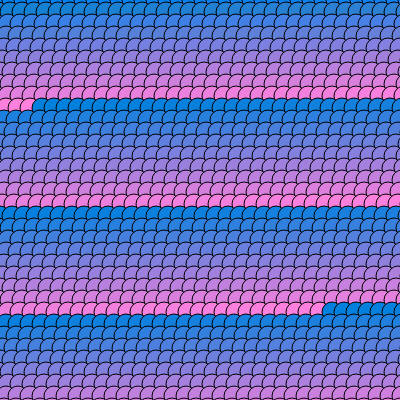
Frame 1 (no input)
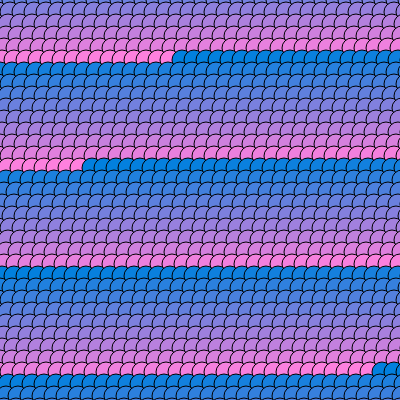
Frame 60 (no input)
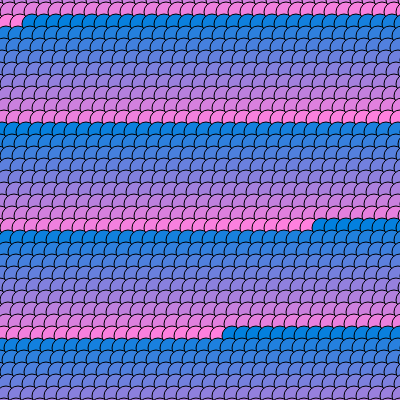
Frame 120 (the mouse pressed at the canvas centre since frame 60)

The p5.js sketch that drew these frames (run headless with seeded random() and noise() and a simulated clock; from frame 60 on, the mouse is pressed at the canvas centre):

// p5.js sketch
// ── sketch.js
// canvas width and height
let canWidth;
let canHeight;
// number of ellipses in each row
let numEllipse;
// radius of ellipse
let ellipseSize;
let propY;
let propX;
let overlap;
let x_ticker;
let y_ticker;
let ticker;

function setup() {
  canWidth = 400;
  canHeight = 400;
  createCanvas(canWidth, canHeight);
  numEllipse = 40;
  ellipseSize = 20;
  overlap = 0.6;
  propX = canWidth/numEllipse;
  propY = canHeight/numEllipse;
  ticker = 0;
  x_ticker = 1;
  y_ticker = 2;
}

function draw() {
  background(220);
  for(var i = 0; i < 35; i++){
      ticker += ((x_ticker + y_ticker) * -1);  
      x_ticker = cos(cos(ticker * 0.0000000000000000001) * (x_ticker))
      y_ticker = sin(sin(ticker * 0.0000000000000000001) * (y_ticker))
    for(var j = 0; j < numEllipse; j++){
      ticker = (ticker + x_ticker) % 255;
      fill(ticker, map(sin(y_ticker), -1, 1, 0, 255), map(cos(x_ticker), -1, 1, 0, 255));
      ellipse(ellipseSize*(j*overlap) - (i*2), ellipseSize*(i*overlap), ellipseSize)
    }
  }
}
